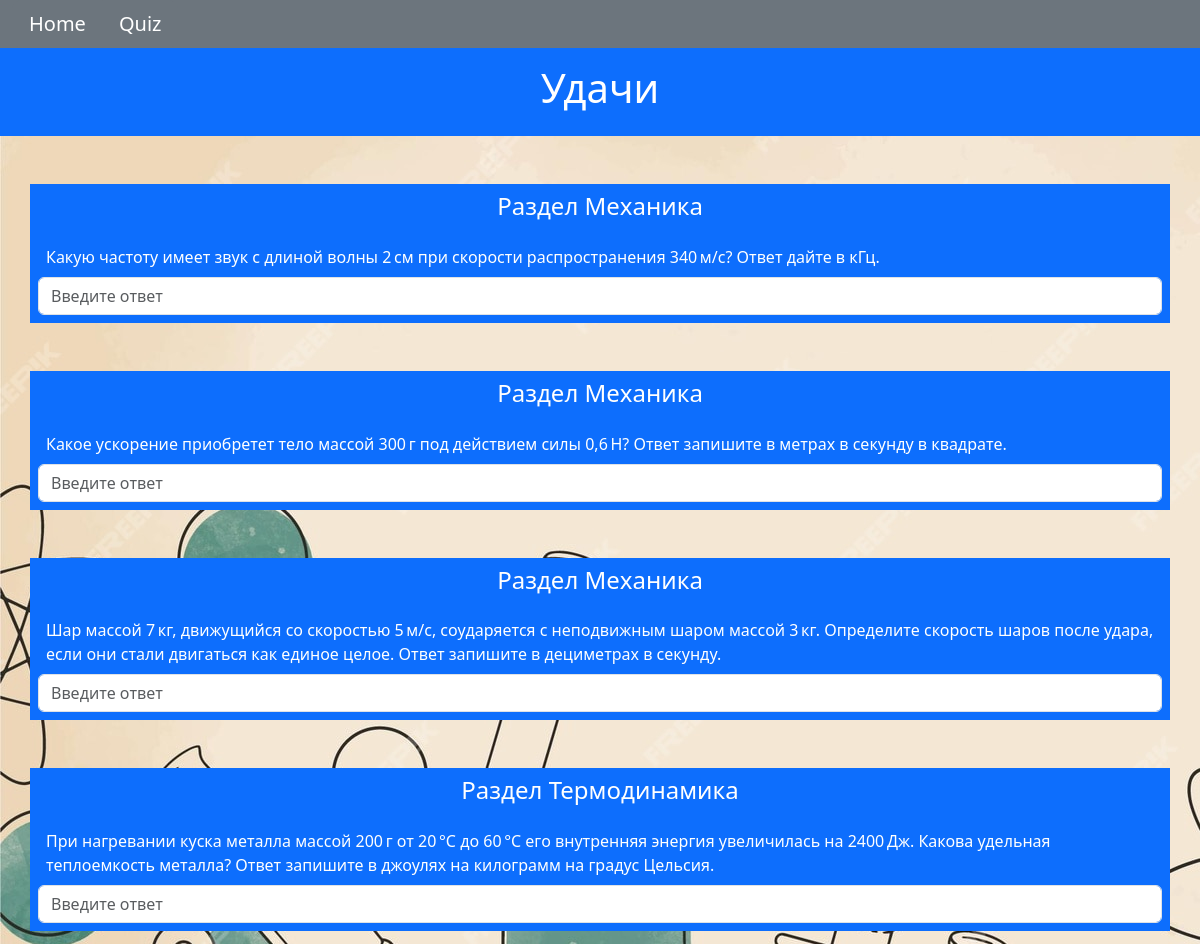
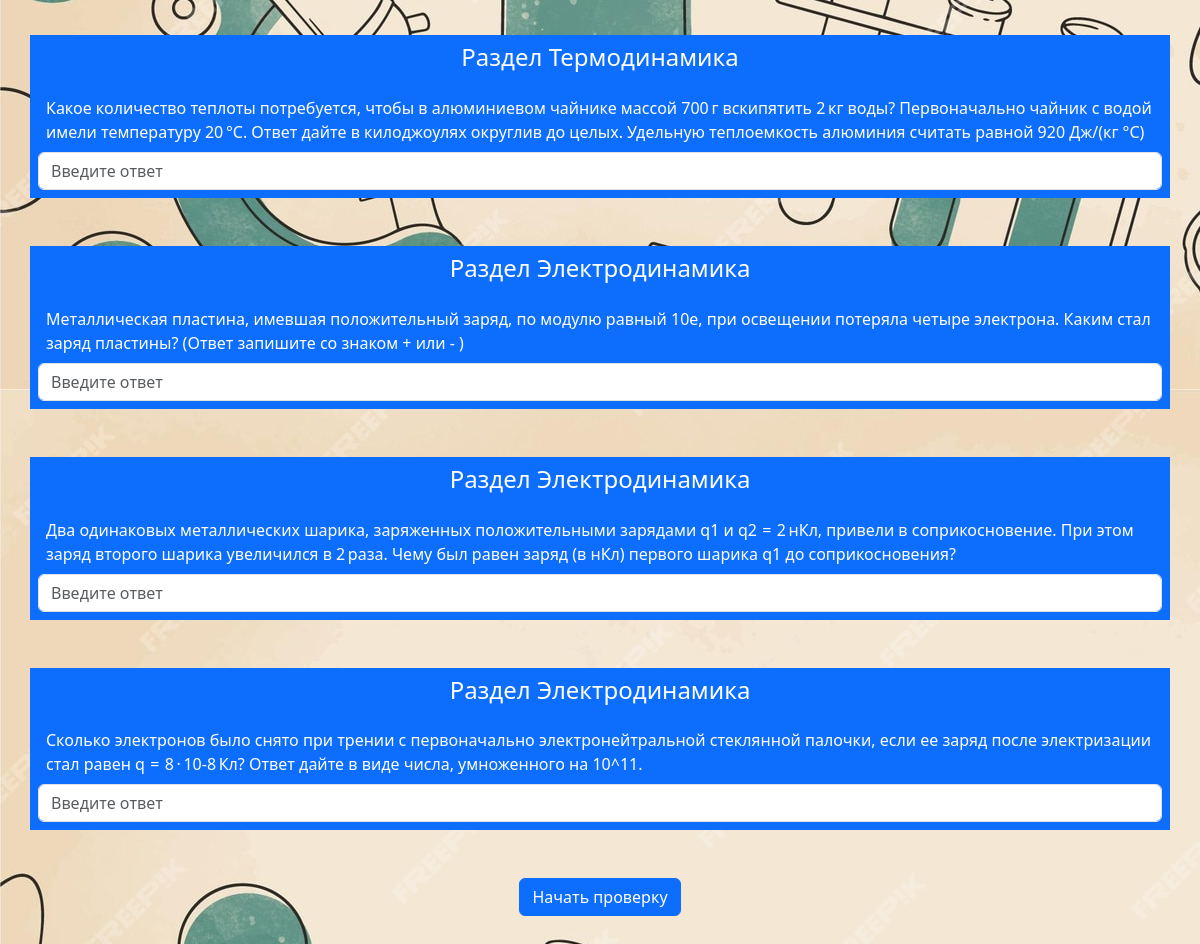
The app's page /quiz/ with its own data (2 pictures, top to bottom).
### physics/models.py (models this page shows, shortened)
class Task(models.Model):
    section = models.CharField('Раздел', max_length=50)
    task = models.TextField('Задача')
    answer = models.IntegerField('Ответ')

### physics/views.py (the view)
# urls.py: path('quiz/', views.quiz, name='quiz'),
@csrf_exempt
def quiz(request):
    tasks = Task.objects.all().values()
    template = loader.get_template('quiz.html')
    context = {
        'tasks': tasks,
    }
    if request.method == 'POST':
        uname = request.POST.get('uname')
        context['uname'] = uname
    return HttpResponse(template.render(context, request))

### physics/templates/quiz.html (shortened to what this page needs)
{% extends "master.html" %}
{% block content %}
    <div class="container-fluid p-3 bg-primary text-white text-center">
        <h1>Удачи {{uname}}</h1>
    </div>
    <form action="result/"  method="POST">
        {% for task in tasks %}
        <div class="container bg-primary text-white p-2 mt-5">
            <div class=" text-white text-center">
                <h4> Раздел {{ task.section }}</h4>
            </div>
            <div class="input mt-3">
                <div class='container p-2'>
                    {{ task.task }}
                </div>
                <input type="text" id="{{ task.id }}" name="{{ task.id }}" class="form-control task-answer-input"
                placeholder="Введите ответ">
            </div>
        </div>
        {% endfor %}
        <div class='container text-white p-5 text-center'>
            <button type="submit" class="btn btn-primary">Начать проверку</button>
        </div>
    </form>
{% endblock %}

### physics/templates/master.html (shortened to what this page needs)
{% load static %}
<!DOCTYPE html>
<html lang="en-ru">
<head>
  <link href="https://cdn.jsdelivr.net/npm/bootstrap@5.3.3/dist/css/bootstrap.min.css" rel="stylesheet">
  <link rel="stylesheet" href="{% static 'physics/css/physics.css' %}">
</head>
<body>
<div class="container-fluid  bg-secondary  text-white ">
  <ul class="nav">
    <div class="btn-group btn-group-lg">
        <a href='/' type="button" class="btn btn-secondary">Home</a>
        <a href='/quiz' class="btn btn-secondary">Quiz</a>
      </div>
  </ul>
</div>
{% block content %}
{% endblock %}
</body>
</html>

### physics/static/physics/css/physics.css (style rules this page uses)
body { background-color: rgba(237, 239, 241, 1); background-image: url(bg4.jpg); }

### records on screen
Task: section "Механика", task "Какую частоту имеет звук с длиной волны 2 см при скорости распространения 340 м/с? Ответ дайте в кГц."
Task: section "Механика", task "Какое ускорение приобретет тело массой 300 г под действием силы 0,6 Н? Ответ запишите в метрах в секунду в квадрате."
Task: section "Механика", task "Шар массой 7 кг, движущийся со скоростью 5 м/с, соударяется с неподвижным шаром массой 3 кг. Определите скорость шаров после удара, если они стали двигаться как единое целое. Ответ запишите в дециметрах в секунду."
Task: section "Термодинамика", task "При нагревании куска металла массой 200 г от 20 °C до 60 °C его внутренняя энергия увеличилась на 2400 Дж. Какова удельная теплоемкость металла? Ответ запишите в джоулях на килограмм на градус Цельсия."
Task: section "Термодинамика", task "Какое количество теплоты потребуется, чтобы в алюминиевом чайнике массой 700 г вскипятить 2 кг воды? Первоначально чайник с водой имели температуру 20 °C. Ответ дайте в килоджоулях округлив до целых. Удельную теплоемкость алюминия считать равной 920 Дж/(кг °C)"
Task: section "Электродинамика", task "Металлическая пластина, имевшая положительный заряд, по модулю равный 10е, при освещении потеряла четыре электрона. Каким стал заряд пластины? (Ответ запишите со знаком + или - )"
Task: section "Электродинамика", task "Два одинаковых металлических шарика, заряженных положительными зарядами q1 и q2 = 2 нКл, привели в соприкосновение. При этом заряд второго шарика увеличился в 2 раза. Чему был равен заряд (в нКл) первого шарика q1 до соприкосновения?"
Task: section "Электродинамика", task "Сколько электронов было снято при трении с первоначально электронейтральной стеклянной палочки, если ее заряд после электризации стал равен q = 8 · 10-8 Кл? Ответ дайте в виде числа, умноженного на 10^11."
